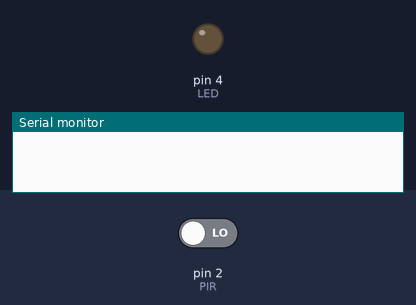
Recording of a sketch running on a simulated Arduino Uno, built with avr-gcc and run on an emulated ATmega328P. On the bench: output pins drawn as LEDs (lit = HIGH), the last lines printed to the serial monitor. Inputs (shaded band) come from the test bench; at power-on: pin 2 (PIR) LOW.

Above: at 1.2 s.
1.3 s: pin 2 (PIR) driven HIGH
At 2.1 s:
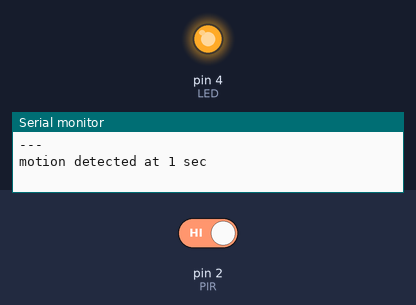
2.8 s: pin 2 (PIR) driven LOW
At 3.3 s:
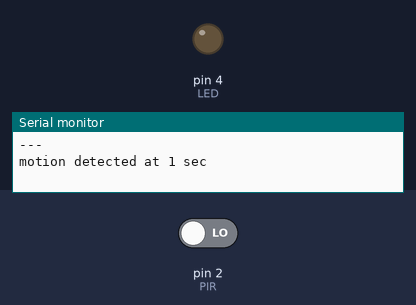
Timing chart, 0 to 5.8 s (numbered marks = the images above; inputs shaded):
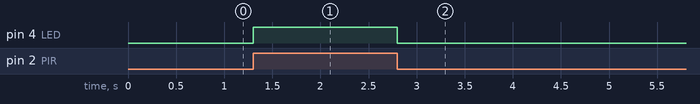

Measured:
- after the input at 1.3 s, pin 4 (LED): LOW → HIGH at once
- after the input at 2.8 s, pin 4 (LED): HIGH → LOW at once

The sketch:

PIR_sensor2.ino
```cpp
const int PIR = 2;
const int LED = 4;
long unsigned int lowIn;

long unsigned int pause = 5000;

boolean lockLow = true;
boolean takeLowTime;


void setup()
{
  Serial.begin(9600);
  pinMode(PIR, INPUT);
  pinMode(LED, OUTPUT);
}


void loop()
{

     if(digitalRead(PIR) == HIGH)
     {
       digitalWrite(LED, HIGH);   //PIR센서의 신호출력이 HIGH이면 LED에 전원을 공급한다.
       if(lockLow)
       {
         //추가적인 PIR센서의 신호출력이 입력되기 전까지 LOW로 전환될 때까지 대기한다.
         lockLow = false;
         Serial.println("---");
         Serial.print("motion detected at ");
         Serial.print(millis()/1000);
         Serial.println(" sec");
         delay(50);
       }
         takeLowTime = true;
     }

     if(digitalRead(PIR) == LOW)
       {
       digitalWrite(LED, LOW);  //PIR센서의 신호출력이 LOW이면 LED에 전원 공급을 안한다.

       if(takeLowTime)
       {
        lowIn = millis();          //HIGH에서 LOW로 전환되는 시간을 저장한다.
        takeLowTime = false;       //LOW에서만 실행하도록한다.
       }
       //센서의 LOW가 일시중단된 시간보다 클 경우 더 이상 움직임이 없다고 가정한다.
       if(!lockLow && millis() - lowIn > pause)
       {
           //새로운 모션이 감지된 후에만 코드가 반복실행되는지 확인한다.
           lockLow = true;
           Serial.print("motion ended at ");
           Serial.print((millis() - pause)/1000);
           Serial.println(" sec");
           delay(50);
       }
       }
  }
```
